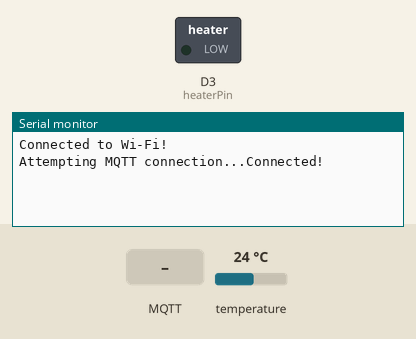
Recording of a sketch running on a simulated Arduino Nano RP2040 Connect. Parts: switched loads named in the sketch (green lamp = pin HIGH), the last lines printed to the serial monitor. Inputs (shaded band) come from the test bench; at power-on: temperature 24 °C. WiFi joins after 1.5 s; servers stay silent unless stated; random numbers use the default seed unless the sketch sets one; no MQTT or app messages arrive unless stated; not simulated (calls return 0 or success): arduino_secrets.h.

Above: at 2.7 s.
2.8 s: MQTT message "led" arrives on the first subscribed topic
At 3.6 s:
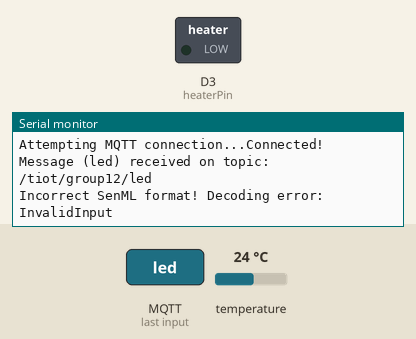
4.3 s: MQTT message "heater" arrives on the first subscribed topic
At 10.4 s:
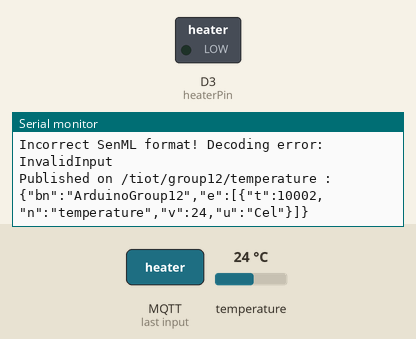
11.5 s: MQTT message "1" arrives on the first subscribed topic
At 12.6 s:
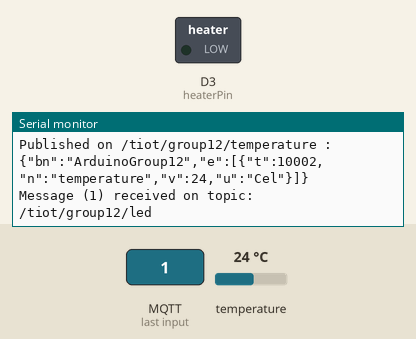

Measured:
- after the input at 2.8 s, the serial monitor: prints a new line at once (image 1)
- after the input at 4.3 s, the serial monitor: prints a new line at once (image 2)
- after the input at 11.5 s, the serial monitor: prints a new line at once (image 3)

The sketch:

lab3.3.ino
```cpp
#include <WiFiNINA.h>
#include <PubSubClient.h>
#include <ArduinoJson.h>
#include <Arduino_LSM6DSOX.h> // Library for the internal temperature sensor (IMU)
#include "arduino_secrets.h"

char ssid[] = SECRET_SSID;
char pass[] = SECRET_PASS;
const char* broker = "broker.emqx.io";
int port = 1883;

const char* topic_pub = "/tiot/group12/temperature";
const char* topic_sub = "/tiot/group12/led";
WiFiClient wifiClient;
PubSubClient mqttClient(wifiClient);

const int heaterPin = 3; // The LED/Heater moved to pin D3
unsigned long lastMsgTime = 0;

const int capacity = JSON_OBJECT_SIZE(2) + JSON_ARRAY_SIZE(1) + JSON_OBJECT_SIZE(4) + 100;
DynamicJsonDocument doc_snd(capacity);
DynamicJsonDocument doc_rec(capacity);

// Asynchronous callback executed when an incoming SenML command arrives
void callback(char* topic, byte* payload, unsigned int length) {
  Serial.print("Message (");
  Serial.print((char*) payload);
  Serial.print(") received on topic: ");
  Serial.println(topic);

  DeserializationError error = deserializeJson(doc_snd, (char*) payload, length);
  if (error) {
    Serial.print("Incorrect SenML format! Decoding error: ");
    Serial.println(error.c_str());
    return;
  }

  // Extraction of the "e" array
  JsonArray events = doc_snd["e"];
  if (!events.isNull() && events.size() == 1) {
    JsonObject event = events[0];
    const char* n = event["n"];

    // We check that the format is correct and targeted to the LED or Heater
    if (n && (String(n) == "led" || String(n) == "heater")) {
      int v = event["v"]; // command value (1 turns ON, 0 turns OFF)
      Serial.println(v);
      if (v == 0 || v == 1) {
        digitalWrite(heaterPin, v ? HIGH : LOW);
        Serial.print("Heater status (pin D3) updated to: ");
        Serial.println(v);
      } else {
        Serial.println("Incorrect value for the LED: " + String(v));
      }
    } else {
      Serial.println("Actuator name 'n' not recognized.");
    }
  }
}

void setup() {
  Serial.begin(9600);
  pinMode(heaterPin, OUTPUT);
  digitalWrite(heaterPin, LOW);

  // Initialization of the internal IMU sensor
  if (!IMU.begin()) {
    Serial.println("Failed to initialize IMU!");
    while(1);
  }

  while (WiFi.begin(ssid, pass) != WL_CONNECTED) {
    delay(5000);
    Serial.println("Connecting to Wi-Fi...");
  }
  Serial.println("Connected to Wi-Fi!");

  // Configuration of the MQTT broker and callback
  mqttClient.setServer(broker, port);
  mqttClient.setCallback(callback);
}

void reconnect() {
  // Loop until we are connected
  while (!mqttClient.connected()) {
    Serial.print("Attempting MQTT connection...");
    // Generates a unique ID to avoid conflicts with other students on the public broker
    String clientId = "ArduinoClient-" + String(random(0xffff), HEX);

    if (mqttClient.connect(clientId.c_str())) {
      Serial.println("Connected!");
      // Subscription to the topic upon connection
      mqttClient.subscribe(topic_sub);
    } else {
      Serial.print("Failed, rc=");
      Serial.print(mqttClient.state());
      Serial.println(" Retrying in 5 seconds...");
      delay(5000);
    }
  }
}

void loop() {
  if (!mqttClient.connected()) {
    reconnect();
  }
  mqttClient.loop(); // Keeps the connection alive and processes incoming messages

  unsigned long now = millis();

  // Publication every 10 seconds as per specifications
  if (now - lastMsgTime > 10000) {
    lastMsgTime = now;
    int tempVal = 0;

    // Safe reading of the temperature from the IMU sensor
    if (IMU.temperatureAvailable()) {
      IMU.readTemperature(tempVal);
    }

    // SenML JSON string construction
    String payload = senMLEncodeTemperature(tempVal);
    mqttClient.publish(topic_pub, payload.c_str());

    Serial.print("Published on ");
    Serial.print(topic_pub);
    Serial.print(" : ");
    Serial.println(payload);
  }
}

String senMLEncodeTemperature(int val) {
  doc_snd.clear();
  doc_snd["bn"] = "ArduinoGroup12";
  doc_snd["e"][0]["t"] = millis();
  doc_snd["e"][0]["n"] = "temperature";
  doc_snd["e"][0]["v"] = val;
  doc_snd["e"][0]["u"] = "Cel";

  String output;
  serializeJson(doc_snd, output);
  return output;
}
```
